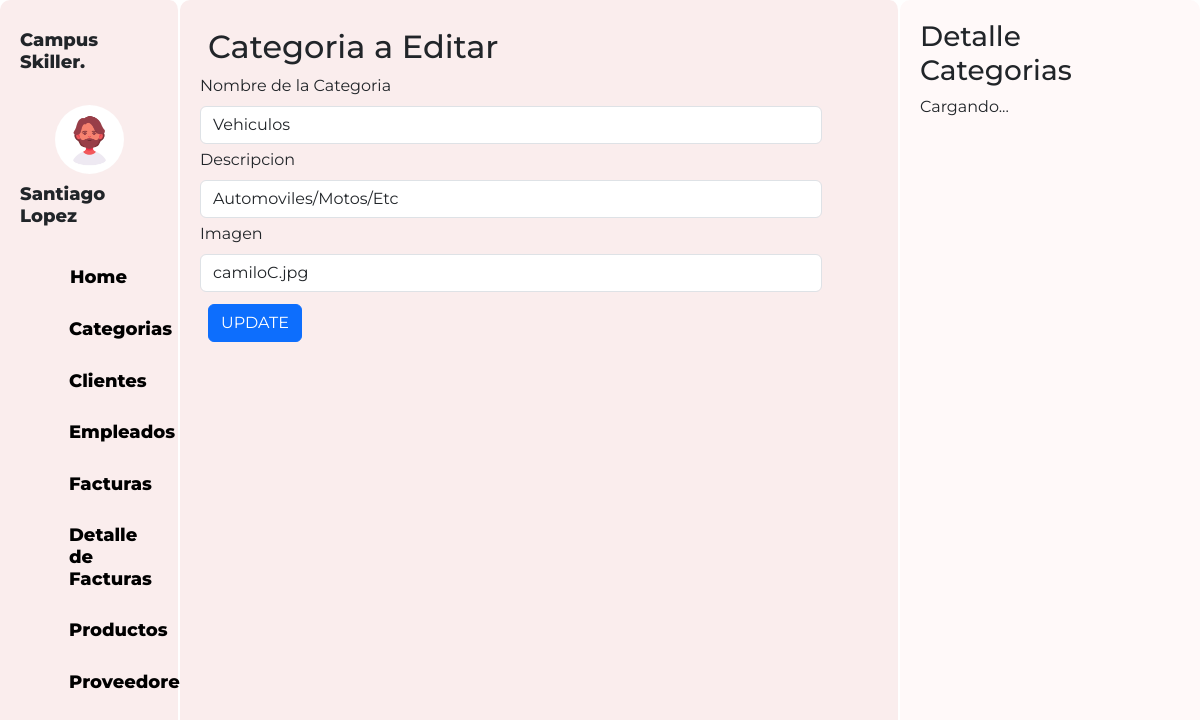
Screenshot of /Categorias/editarCategorias.php?Categoria_ID=3 with the database file from the repository.
### tables this page shows
CREATE TABLE `categoria` (
  `Categoria_ID` int PRIMARY KEY AUTO_INCREMENT NOT NULL,
  `Categoria_Nombre` varchar(60) NOT NULL,
  `Descripcion` varchar(120) NOT NULL,
  `Imagen` mediumblob
);

### Categorias/categoria.php (called while the page is built, shortened)
<?php
    class Categoria{
        private $Categoria_ID;
        protected $dbCnx;
        public function __construct($Categoria_ID=0,$Categoria_Nombre="",$Descripcion="",$Imagen=""){
            $this->Categoria_ID = $Categoria_ID;
            $this->dbCnx = new PDO(DB_TYPE . ":host=" . DB_HOST . ";dbname=" . DB_NAME, DB_USER, DB_PWD, [PDO::ATTR_DEFAULT_FETCH_MODE => PDO::FETCH_ASSOC]);
        }
        public function setCategoria_ID($Categoria_ID){
            $this->Categoria_ID = $Categoria_ID;
        }
        public function selectOne(){
            try {
                $stm = $this->dbCnx->prepare("SELECT * FROM categoria WHERE Categoria_ID=?");
                $stm->execute([$this->Categoria_ID]);
                return $stm->fetchAll();
            } catch (Exception $e) {
                $e -> getMessage();
            }
        }
    }
?>

### Categorias/editarCategorias.php (the view, shortened to what this page needs)
<?php
    require_once("categoria.php");
    $data = new Categoria();
    $Categoria_ID = $_GET['Categoria_ID'];
    $data->setCategoria_ID($Categoria_ID);
    $record = $data->selectOne();
    $val = $record[0];
    $imagenPath = "../images/";
    $imagenes = scandir($imagenPath);
?>
<!DOCTYPE html>
<html>
<head>
  <link rel="stylesheet" href="https://cdn.jsdelivr.net/npm/bootstrap-icons@1.10.5/font/bootstrap-icons.css%22%3E">
  <link href="https://cdn.jsdelivr.net/npm/bootstrap@5.3.0-alpha3/dist/css/bootstrap.min.css" rel="stylesheet"
>
  <link rel="stylesheet" type="text/css" href="../css/estudiantes.css">
</head>
<body>
  <div class="contenedor">
    <div class="parte-izquierda">
      <div class="perfil">
        <h3 style="margin-bottom: 2rem;">Campus Skiller.</h3>
        <img src="../images/Diseño sin título.png" alt="" class="imagenPerfil">
        <h3 >Santiago Lopez</h3>
      </div>
      <div class="menus">
        <a href="home.html" style="display: flex;gap:2px;">
          <h3 style="margin: 0px;font-weight: 800;">Home</h3>
        </a>
        <a href="../Categorias/categorias.php" style="display: flex;gap:1px;">
          <h3 style="margin: 0px;font-weight: 800;">Categorias</h3>
        </a>
        <a href="../Clientes/clientes.php" style="display: flex;gap:1px;">
          <h3 style="margin: 0px;font-weight: 800;">Clientes</h3>
        </a>
        <a href="../Empleados/empleados.php" style="display: flex;gap:1px;">
          <h3 style="margin: 0px;font-weight: 800;">Empleados</h3>
        </a>
        <a href="../Facturas/facturas.php" style="display: flex;gap:1px;">
          <h3 style="margin: 0px;font-weight: 800;">Facturas</h3>
        </a>
        <a href="../Detalles/detalles.php" style="display: flex;gap:1px;">
          <h3 style="margin: 0px;font-weight: 800;">Detalle de Facturas</h3>
        </a>
        <a href="../Productos/productos.php" style="display: flex;gap:1px;">
          <h3 style="margin: 0px;font-weight: 800;">Productos</h3>
        </a>
        <a href="../Proveedores/proveedores.php" style="display: flex;gap:1px;">
          <h3 style="margin: 0px;font-weight: 800;">Proveedores</h3>
        </a>
      </div>
    </div>
<div class="parte-media">
        <h2 class="m-2">Categoria a Editar</h2>
      <div class="menuTabla contenedor2">
      <form class="col d-flex flex-wrap" action=""  method="post">
              <div class="mb-1 col-11">
                <label for="nombresCategoria" class="form-label">Nombre de la Categoria</label>
                <input
                  type="text"
                  id="nombresCategoria"
                  name="nombresCategoria"
                  class="form-control"
                  value="<?php echo $val["Categoria_Nombre"]?>"
                />
              </div>
              <div class="mb-1 col-11">
                <label for="descripcionesCategoria" class="form-label">Descripcion</label>
                <input
                  type="text"
                  id="descripcionesCategoria"
                  name="descripcionesCategoria"
                  class="form-control"
                  value="<?php echo $val["Descripcion"] ?>"
                />
              </div>
              <div class="mb-1 col-11">
                <label for="imagenesCategoria" class="form-label">Imagen</label>
                <select id="imagenesCategoria" name="imagenesCategoria" class="form-control">
                  <?php foreach ($imagenes as $imagen): ?>
                    <option value="<?php echo $imagen; ?>" <?php echo ($val['Imagen'] == $imagen) ? 'selected' : ''; ?>><?php echo $imagen; ?></option>
                  <?php endforeach; ?>
                </select>
              </div>
              <div class=" col-12 m-2">
                <input type="submit" class="btn btn-primary" value="UPDATE" name="editar"/>
              </div>
            </form>
      </div>
    </div>
<div class="parte-derecho " id="detalles">
      <h3>Detalle Categorias</h3>
      <p>Cargando...</p>
    </div>
  </div>
</body>
</html>

### css/estudiantes.css (style rules this page uses)
body { font-family: 'Montserrat', sans-serif; height: 100%; overflow: hidden; }
.contenedor { display: flex; flex-direction: row; height: 100vh; margin: 0; }
.contenedor2 { overflow: auto; height: calc(100vh - 100px); }
.parte-media { background-color: #faeded; width: 60%; padding: 20px; border-radius: 10px; border-right: 2px solid rgb(255, 255, 255); }
.parte-derecho { background-color: #fff9f9; width: 25%; padding: 20px; border-radius: 10px; }
.imagenPerfil { border-radius: 100%; width: 50%; height: 50%; }
.perfil { display: flex; justify-content: center; align-items: center; flex-direction: column; font-size:large; font-weight: 800; }
.perfil h3 { font-size:large; font-weight: 800; margin-top: 10px; }
a { text-decoration: none; font-weight: lighter; color: black; }
.menus { padding-left: 2rem; margin-top: 2rem; display: flex; flex-direction: column; justify-content: center; gap: 30px; }
.menus h3 { font-weight: lighter; font-size:large }
.parte-izquierda { background-color: #faeded; width: 15%; border-right: 2px solid rgb(255, 255, 255); padding: 20px; border-radius: 10px; }

### rows the page displays
categoria: nombresCategoria "Vehiculos", descripcionesCategoria "Automoviles/Motos/Etc", imagenesCategoria "camiloC.jpg"
